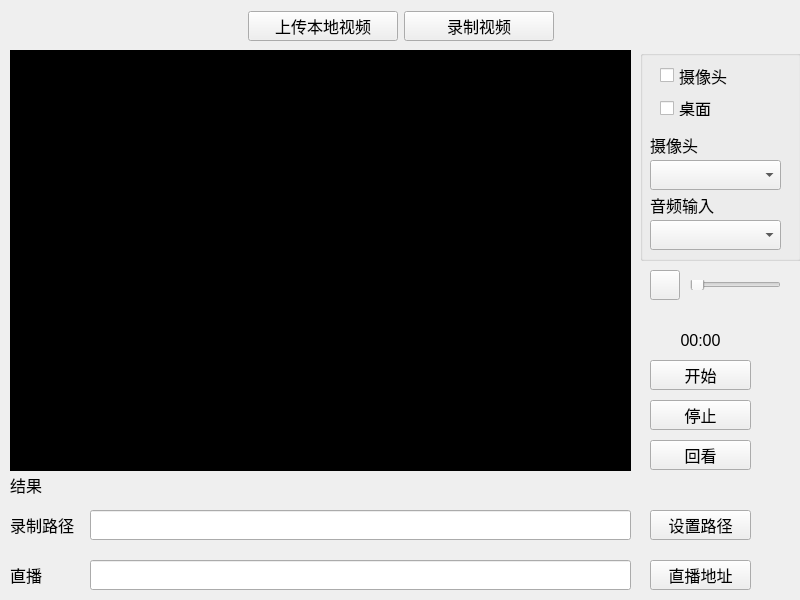
<?xml version="1.0" encoding="UTF-8"?>
<ui version="4.0">
 <class>UploadDialog</class>
 <widget class="QDialog" name="UploadDialog">
  <property name="geometry">
   <rect>
    <x>0</x>
    <y>0</y>
    <width>800</width>
    <height>600</height>
   </rect>
  </property>
  <property name="minimumSize">
   <size>
    <width>800</width>
    <height>600</height>
   </size>
  </property>
  <property name="maximumSize">
   <size>
    <width>800</width>
    <height>600</height>
   </size>
  </property>
  <property name="font">
   <font>
    <pointsize>12</pointsize>
   </font>
  </property>
  <property name="windowTitle">
   <string>Dialog</string>
  </property>
  <widget class="QStackedWidget" name="sw_page">
   <property name="geometry">
    <rect>
     <x>10</x>
     <y>50</y>
     <width>791</width>
     <height>541</height>
    </rect>
   </property>
   <property name="currentIndex">
    <number>1</number>
   </property>
   <widget class="QWidget" name="page_1">
    <widget class="QLabel" name="lb_introduce">
     <property name="geometry">
      <rect>
       <x>110</x>
       <y>20</y>
       <width>531</width>
       <height>60</height>
      </rect>
     </property>
     <property name="font">
      <font>
       <pointsize>12</pointsize>
      </font>
     </property>
     <property name="text">
      <string>上传视频限制大小为50MB , 格式flv 或mp4
为了增加视频热点, 上传时请勾选标签</string>
     </property>
    </widget>
    <widget class="QLineEdit" name="le_path">
     <property name="geometry">
      <rect>
       <x>30</x>
       <y>90</y>
       <width>621</width>
       <height>30</height>
      </rect>
     </property>
     <property name="readOnly">
      <bool>true</bool>
     </property>
    </widget>
    <widget class="QPushButton" name="pb_view">
     <property name="geometry">
      <rect>
       <x>670</x>
       <y>90</y>
       <width>81</width>
       <height>30</height>
      </rect>
     </property>
     <property name="text">
      <string>浏览</string>
     </property>
    </widget>
    <widget class="QLabel" name="lb_jpg">
     <property name="geometry">
      <rect>
       <x>30</x>
       <y>130</y>
       <width>54</width>
       <height>30</height>
      </rect>
     </property>
     <property name="text">
      <string>缩略图</string>
     </property>
    </widget>
    <widget class="QLabel" name="lb_process">
     <property name="geometry">
      <rect>
       <x>30</x>
       <y>500</y>
       <width>91</width>
       <height>30</height>
      </rect>
     </property>
     <property name="text">
      <string>上传进度</string>
     </property>
    </widget>
    <widget class="QProgressBar" name="pgb_upload">
     <property name="geometry">
      <rect>
       <x>130</x>
       <y>500</y>
       <width>521</width>
       <height>30</height>
      </rect>
     </property>
     <property name="maximum">
      <number>100</number>
     </property>
     <property name="value">
      <number>0</number>
     </property>
     <property name="alignment">
      <set>Qt::AlignCenter</set>
     </property>
    </widget>
    <widget class="QPushButton" name="pb_beginUpload">
     <property name="geometry">
      <rect>
       <x>670</x>
       <y>500</y>
       <width>81</width>
       <height>30</height>
      </rect>
     </property>
     <property name="text">
      <string>开始上传</string>
     </property>
    </widget>
    <widget class="QCheckBox" name="cb_video">
     <property name="geometry">
      <rect>
       <x>670</x>
       <y>370</y>
       <width>95</width>
       <height>22</height>
      </rect>
     </property>
     <property name="text">
      <string>影视</string>
     </property>
    </widget>
    <widget class="QCheckBox" name="cb_food">
     <property name="geometry">
      <rect>
       <x>670</x>
       <y>170</y>
       <width>95</width>
       <height>22</height>
      </rect>
     </property>
     <property name="text">
      <string>美食</string>
     </property>
    </widget>
    <widget class="QCheckBox" name="cb_dance">
     <property name="geometry">
      <rect>
       <x>670</x>
       <y>290</y>
       <width>95</width>
       <height>22</height>
      </rect>
     </property>
     <property name="text">
      <string>舞蹈</string>
     </property>
    </widget>
    <widget class="QCheckBox" name="cb_outside">
     <property name="geometry">
      <rect>
       <x>670</x>
       <y>410</y>
       <width>95</width>
       <height>22</height>
      </rect>
     </property>
     <property name="text">
      <string>户外</string>
     </property>
    </widget>
    <widget class="QCheckBox" name="cb_ennegy">
     <property name="geometry">
      <rect>
       <x>670</x>
       <y>250</y>
       <width>95</width>
       <height>22</height>
      </rect>
     </property>
     <property name="text">
      <string>正能量</string>
     </property>
    </widget>
    <widget class="QCheckBox" name="cb_music">
     <property name="geometry">
      <rect>
       <x>670</x>
       <y>330</y>
       <width>95</width>
       <height>22</height>
      </rect>
     </property>
     <property name="text">
      <string>歌曲</string>
     </property>
    </widget>
    <widget class="QCheckBox" name="cb_funny">
     <property name="geometry">
      <rect>
       <x>670</x>
       <y>210</y>
       <width>95</width>
       <height>22</height>
      </rect>
     </property>
     <property name="text">
      <string>搞笑</string>
     </property>
    </widget>
    <widget class="QCheckBox" name="cb_edu">
     <property name="geometry">
      <rect>
       <x>670</x>
       <y>450</y>
       <width>95</width>
       <height>22</height>
      </rect>
     </property>
     <property name="text">
      <string>教育</string>
     </property>
    </widget>
    <widget class="QLabel" name="lb_gif">
     <property name="geometry">
      <rect>
       <x>30</x>
       <y>170</y>
       <width>631</width>
       <height>320</height>
      </rect>
     </property>
     <property name="styleSheet">
      <string notr="true">background-color: rgb(0, 0, 0);</string>
     </property>
     <property name="text">
      <string/>
     </property>
     <property name="alignment">
      <set>Qt::AlignCenter</set>
     </property>
    </widget>
   </widget>
   <widget class="QWidget" name="page_2">
    <widget class="VideoItem" name="wdg_videoItem" native="true">
     <property name="geometry">
      <rect>
       <x>0</x>
       <y>0</y>
       <width>621</width>
       <height>421</height>
      </rect>
     </property>
     <property name="styleSheet">
      <string notr="true">background-color: rgb(0, 0, 0);</string>
     </property>
    </widget>
    <widget class="QLabel" name="lb_res">
     <property name="geometry">
      <rect>
       <x>0</x>
       <y>420</y>
       <width>621</width>
       <height>30</height>
      </rect>
     </property>
     <property name="text">
      <string>结果</string>
     </property>
    </widget>
    <widget class="QLabel" name="lb_recPath">
     <property name="geometry">
      <rect>
       <x>0</x>
       <y>460</y>
       <width>81</width>
       <height>30</height>
      </rect>
     </property>
     <property name="text">
      <string>录制路径</string>
     </property>
    </widget>
    <widget class="QLabel" name="lb_broadcast">
     <property name="geometry">
      <rect>
       <x>0</x>
       <y>510</y>
       <width>54</width>
       <height>30</height>
      </rect>
     </property>
     <property name="text">
      <string>直播</string>
     </property>
    </widget>
    <widget class="QLineEdit" name="le_savePath">
     <property name="geometry">
      <rect>
       <x>80</x>
       <y>460</y>
       <width>541</width>
       <height>30</height>
      </rect>
     </property>
     <property name="readOnly">
      <bool>true</bool>
     </property>
    </widget>
    <widget class="QLineEdit" name="le_broadcast">
     <property name="geometry">
      <rect>
       <x>80</x>
       <y>510</y>
       <width>541</width>
       <height>30</height>
      </rect>
     </property>
     <property name="readOnly">
      <bool>true</bool>
     </property>
    </widget>
    <widget class="QGroupBox" name="videoGroup">
     <property name="geometry">
      <rect>
       <x>630</x>
       <y>0</y>
       <width>161</width>
       <height>211</height>
      </rect>
     </property>
     <property name="title">
      <string/>
     </property>
     <widget class="QCheckBox" name="cb_cam">
      <property name="geometry">
       <rect>
        <x>20</x>
        <y>15</y>
        <width>111</width>
        <height>21</height>
       </rect>
      </property>
      <property name="text">
       <string>摄像头</string>
      </property>
     </widget>
     <widget class="QCheckBox" name="cb_desk">
      <property name="geometry">
       <rect>
        <x>20</x>
        <y>50</y>
        <width>101</width>
        <height>16</height>
       </rect>
      </property>
      <property name="text">
       <string>桌面</string>
      </property>
     </widget>
     <widget class="QLabel" name="lb_video">
      <property name="geometry">
       <rect>
        <x>10</x>
        <y>80</y>
        <width>101</width>
        <height>30</height>
       </rect>
      </property>
      <property name="text">
       <string>摄像头</string>
      </property>
     </widget>
     <widget class="QLabel" name="lb_audio">
      <property name="geometry">
       <rect>
        <x>10</x>
        <y>140</y>
        <width>101</width>
        <height>30</height>
       </rect>
      </property>
      <property name="text">
       <string>音频输入</string>
      </property>
     </widget>
     <widget class="QComboBox" name="cbx_cam">
      <property name="geometry">
       <rect>
        <x>10</x>
        <y>110</y>
        <width>131</width>
        <height>30</height>
       </rect>
      </property>
     </widget>
     <widget class="QComboBox" name="cbx_audio">
      <property name="geometry">
       <rect>
        <x>10</x>
        <y>170</y>
        <width>131</width>
        <height>30</height>
       </rect>
      </property>
     </widget>
    </widget>
    <widget class="QPushButton" name="pb_voice">
     <property name="geometry">
      <rect>
       <x>640</x>
       <y>220</y>
       <width>30</width>
       <height>30</height>
      </rect>
     </property>
     <property name="text">
      <string/>
     </property>
    </widget>
    <widget class="QSlider" name="slider_volumn">
     <property name="geometry">
      <rect>
       <x>680</x>
       <y>230</y>
       <width>91</width>
       <height>10</height>
      </rect>
     </property>
     <property name="orientation">
      <enum>Qt::Horizontal</enum>
     </property>
    </widget>
    <widget class="QPushButton" name="pb_recordBegin">
     <property name="geometry">
      <rect>
       <x>640</x>
       <y>310</y>
       <width>101</width>
       <height>30</height>
      </rect>
     </property>
     <property name="text">
      <string>开始</string>
     </property>
    </widget>
    <widget class="QPushButton" name="pb_recordEnd">
     <property name="geometry">
      <rect>
       <x>640</x>
       <y>350</y>
       <width>101</width>
       <height>30</height>
      </rect>
     </property>
     <property name="text">
      <string>停止</string>
     </property>
    </widget>
    <widget class="QPushButton" name="pb_see">
     <property name="geometry">
      <rect>
       <x>640</x>
       <y>390</y>
       <width>101</width>
       <height>30</height>
      </rect>
     </property>
     <property name="text">
      <string>回看</string>
     </property>
    </widget>
    <widget class="QPushButton" name="pb_savePath">
     <property name="geometry">
      <rect>
       <x>640</x>
       <y>460</y>
       <width>101</width>
       <height>30</height>
      </rect>
     </property>
     <property name="text">
      <string>设置路径</string>
     </property>
    </widget>
    <widget class="QPushButton" name="pb_rtmpUrl">
     <property name="geometry">
      <rect>
       <x>640</x>
       <y>510</y>
       <width>101</width>
       <height>30</height>
      </rect>
     </property>
     <property name="text">
      <string>直播地址</string>
     </property>
    </widget>
    <widget class="QLabel" name="lb_recTime">
     <property name="geometry">
      <rect>
       <x>640</x>
       <y>275</y>
       <width>101</width>
       <height>30</height>
      </rect>
     </property>
     <property name="text">
      <string>00:00</string>
     </property>
     <property name="alignment">
      <set>Qt::AlignCenter</set>
     </property>
    </widget>
   </widget>
  </widget>
  <widget class="QWidget" name="layoutWidget">
   <property name="geometry">
    <rect>
     <x>0</x>
     <y>10</y>
     <width>801</width>
     <height>32</height>
    </rect>
   </property>
   <layout class="QHBoxLayout" name="horizontalLayout">
    <item>
     <spacer name="horizontalSpacer">
      <property name="orientation">
       <enum>Qt::Horizontal</enum>
      </property>
      <property name="sizeHint" stdset="0">
       <size>
        <width>40</width>
        <height>20</height>
       </size>
      </property>
     </spacer>
    </item>
    <item>
     <widget class="QPushButton" name="pb_page1">
      <property name="minimumSize">
       <size>
        <width>150</width>
        <height>30</height>
       </size>
      </property>
      <property name="maximumSize">
       <size>
        <width>150</width>
        <height>30</height>
       </size>
      </property>
      <property name="text">
       <string>上传本地视频</string>
      </property>
     </widget>
    </item>
    <item>
     <widget class="QPushButton" name="pb_page2">
      <property name="minimumSize">
       <size>
        <width>150</width>
        <height>30</height>
       </size>
      </property>
      <property name="maximumSize">
       <size>
        <width>150</width>
        <height>30</height>
       </size>
      </property>
      <property name="text">
       <string>录制视频</string>
      </property>
     </widget>
    </item>
    <item>
     <spacer name="horizontalSpacer_2">
      <property name="orientation">
       <enum>Qt::Horizontal</enum>
      </property>
      <property name="sizeHint" stdset="0">
       <size>
        <width>40</width>
        <height>20</height>
       </size>
      </property>
     </spacer>
    </item>
   </layout>
  </widget>
 </widget>
 <customwidgets>
  <customwidget>
   <class>VideoItem</class>
   <extends>QWidget</extends>
   <header location="global">videoitem.h</header>
   <container>1</container>
  </customwidget>
 </customwidgets>
 <resources/>
 <connections/>
</ui>
